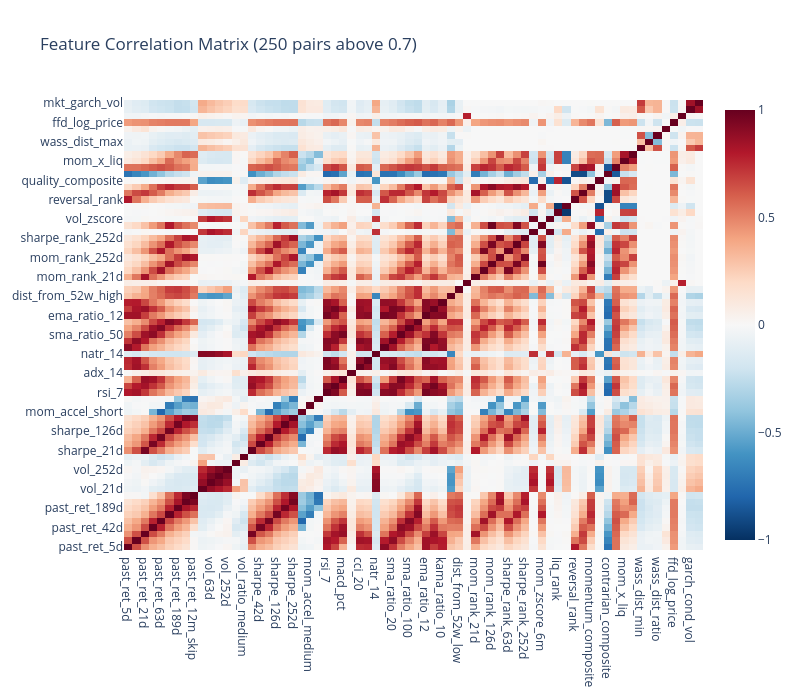

Here is the notebook cell this chart was saved with:
### Markdown cell above
### Correlation Heatmap

### Code cell
fig = go.Figure(
    data=go.Heatmap(
        z=corr_matrix.values,
        x=corr_matrix.columns.tolist(),
        y=corr_matrix.columns.tolist(),
        colorscale="RdBu_r",
        zmid=0,
        zmin=-1,
        zmax=1,
    )
)
fig.update_layout(
    title=f"Feature Correlation Matrix ({len(high_corr_pairs)} pairs above 0.7)",
    template="plotly_white",
    height=700,
    width=800,
)
fig.show()

### Figure 1 — Plotly figure (JSON) as saved in the notebook; plotly's stock layout.template omitted (floating-point values rounded to 4 significant figures; data arrays with more than 128 entries replaced by an {"elided": "..."} marker saying what was removed)
{"data": [{"colorscale": [[0.0, "rgb(5,48,97)"], [0.1, "rgb(33,102,172)"], [0.2, "rgb(67,147,195)"], [0.3, "rgb(146,197,222)"], [0.4, "rgb(209,229,240)"], [0.5, "rgb(247,247,247)"], [0.6, "rgb(253,219,199)"], [0.7, "rgb(244,165,130)"], [0.8, "rgb(214,96,77)"], [0.9, "rgb(178,24,43)"], [1.0, "rgb(103,0,31)"]], "type": "heatmap", "x": ["past_ret_5d", "past_ret_10d", "past_ret_21d", "past_ret_42d", "past_ret_63d", "past_ret_126d", "past_ret_189d", "past_ret_252d", "past_ret_12m_skip", "vol_21d", "vol_63d", "vol_126d", "vol_252d", "vol_ratio_short", "vol_ratio_medium", "sharpe_21d", "sharpe_42d", "sharpe_63d", "sharpe_126d", "sharpe_189d", "sharpe_252d", "mom_accel_short", "mom_accel_medium", "mom_accel_long", "rsi_7", "rsi_14", "macd_pct", "adx_14", "cci_20", "stoch_k_14", "natr_14", "sma_ratio_10", "sma_ratio_20", "sma_ratio_50", "sma_ratio_100", "sma_ratio_200", "ema_ratio_12", "ema_ratio_26", "kama_ratio_10", "dist_from_52w_high", "dist_from_52w_low", "volume_ratio", "mom_rank_21d", "mom_rank_63d", "mom_rank_126d", "mom_rank_252d", "sharpe_rank_63d", "sharpe_rank_126d", "sharpe_rank_252d", "vol_rank", "mom_zscore_6m", "vol_zscore", "liq_rank", "illiq_rank", "reversal_rank", "rsi_rank", "momentum_composite", "quality_composite", "contrarian_composite", "mom_rev_spread", "mom_x_liq", "mom12m_x_liq", "wass_dist_min", "wass_dist_max", "wass_dist_ratio", "wass_tail_div", "ffd_log_price", "ffd_log_volume", "garch_cond_vol", "mkt_garch_vol"], "y": ["past_ret_5d", "past_ret_10d", "past_ret_21d", "past_ret_42d", "past_ret_63d", "past_ret_126d", "past_ret_189d", "past_ret_252d", "past_ret_12m_skip", "vol_21d", "vol_63d", "vol_126d", "vol_252d", "vol_ratio_short", "vol_ratio_medium", "sharpe_21d", "sharpe_42d", "sharpe_63d", "sharpe_126d", "sharpe_189d", "sharpe_252d", "mom_accel_short", "mom_accel_medium", "mom_accel_long", "rsi_7", "rsi_14", "macd_pct", "adx_14", "cci_20", "stoch_k_14", "natr_14", "sma_ratio_10", "sma_ratio_20", "sma_ratio_50", "sma_ratio_100", "sma_ratio_200", "ema_ratio_12", "ema_ratio_26", "kama_ratio_10", "dist_from_52w_high", "dist_from_52w_low", "volume_ratio", "mom_rank_21d", "mom_rank_63d", "mom_rank_126d", "mom_rank_252d", "sharpe_rank_63d", "sharpe_rank_126d", "sharpe_rank_252d", "vol_rank", "mom_zscore_6m", "vol_zscore", "liq_rank", "illiq_rank", "reversal_rank", "rsi_rank", "momentum_composite", "quality_composite", "contrarian_composite", "mom_rev_spread", "mom_x_liq", "mom12m_x_liq", "wass_dist_min", "wass_dist_max", "wass_dist_ratio", "wass_tail_div", "ffd_log_price", "ffd_log_volume", "garch_cond_vol", "mkt_garch_vol"], "z": {"elided": "70x70 float values"}, "zmax": 1, "zmid": 0, "zmin": -1}], "layout": {"height": 700, "title": {"text": "Feature Correlation Matrix (250 pairs above 0.7)"}, "width": 800}}
